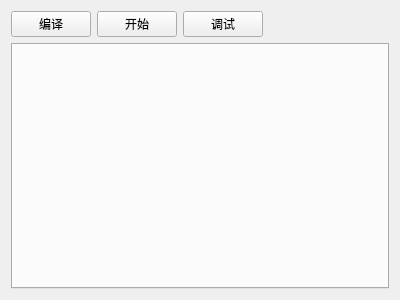
<?xml version="1.0" encoding="UTF-8"?>
<ui version="4.0">
 <class>Form</class>
 <widget class="QWidget" name="Form">
  <property name="geometry">
   <rect>
    <x>0</x>
    <y>0</y>
    <width>400</width>
    <height>300</height>
   </rect>
  </property>
  <property name="windowTitle">
   <string>Form</string>
  </property>
  <layout class="QVBoxLayout" name="verticalLayout">
   <item>
    <layout class="QHBoxLayout" name="horizontalLayout">
     <item>
      <widget class="QPushButton" name="pushButton_complie">
       <property name="text">
        <string>编译</string>
       </property>
       <property name="icon">
        <iconset resource="res.qrc">
         <normaloff>:/bp/settings.png</normaloff>:/bp/settings.png</iconset>
       </property>
       <property name="iconSize">
        <size>
         <width>50</width>
         <height>50</height>
        </size>
       </property>
      </widget>
     </item>
     <item>
      <widget class="QPushButton" name="pushButton_start">
       <property name="text">
        <string>开始</string>
       </property>
       <property name="icon">
        <iconset resource="res.qrc">
         <normaloff>:/bp/start.png</normaloff>:/bp/start.png</iconset>
       </property>
       <property name="iconSize">
        <size>
         <width>50</width>
         <height>50</height>
        </size>
       </property>
      </widget>
     </item>
     <item>
      <widget class="QPushButton" name="pushButton_debug">
       <property name="layoutDirection">
        <enum>Qt::LeftToRight</enum>
       </property>
       <property name="text">
        <string>调试</string>
       </property>
       <property name="icon">
        <iconset resource="res.qrc">
         <normaloff>:/bp/debug.png</normaloff>:/bp/debug.png</iconset>
       </property>
       <property name="iconSize">
        <size>
         <width>50</width>
         <height>50</height>
        </size>
       </property>
      </widget>
     </item>
     <item>
      <spacer name="horizontalSpacer">
       <property name="orientation">
        <enum>Qt::Horizontal</enum>
       </property>
       <property name="sizeHint" stdset="0">
        <size>
         <width>40</width>
         <height>20</height>
        </size>
       </property>
      </spacer>
     </item>
    </layout>
   </item>
   <item>
    <widget class="CBlueprintView" name="BPtabWidget">
     <property name="currentIndex">
      <number>-1</number>
     </property>
    </widget>
   </item>
  </layout>
 </widget>
 <customwidgets>
  <customwidget>
   <class>CBlueprintView</class>
   <extends>QTabWidget</extends>
   <header location="global">graphics.bptabwidget</header>
   <container>1</container>
  </customwidget>
 </customwidgets>
 <resources>
  <include location="res.qrc"/>
 </resources>
 <connections/>
</ui>
